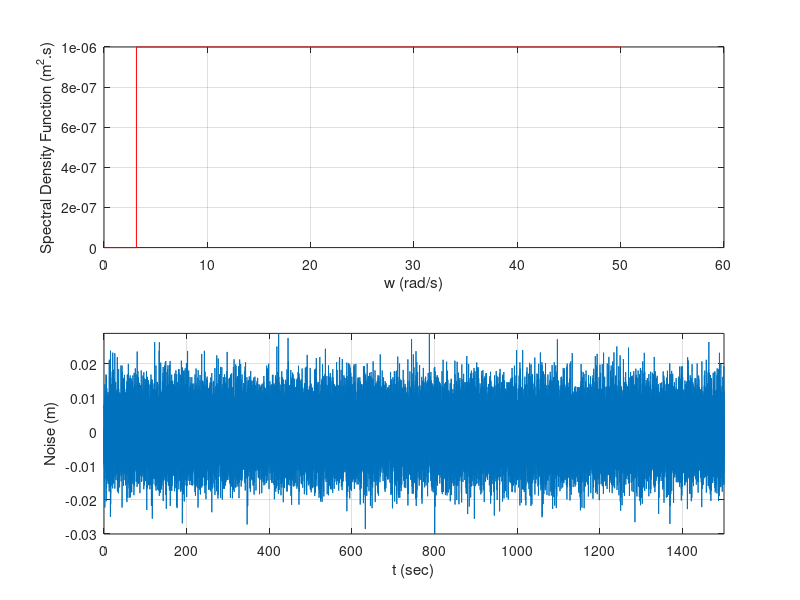

MATLAB code for this plot:
 
clear all;clc;
w=0.01:0.01:50;                         % Wave frequencies

S = zeros(1,numel(w));
for i = 1:314
    S(i) = 0;
end

for i = 314:5000
    S(i) = 1e-6;
end

delta_w = w(2)-w(1);
w = w + delta_w .* rand(1,length(w)); 

t = 0:0.01:1500;                                                 % time vector for a duration of 10000 sec

phi = 2*pi*(rand(1,length(w)));                                % random phase of ith frequency
A = sqrt(2*S.*delta_w);                                         % amplitude of ith frequency

for i = 1:length(t)
    noise(i) = sum(A .* cos(w*t(i) + phi));                     % Wave Elevation
end

noise1 = [t' noise'];

subplot(2,1,1)
plot(w,S,'r');xlabel('w (rad/s)');ylabel('Spectral Density Function (m^2.s)');grid;
subplot(2,1,2)
plot(t,noise);xlabel('t (sec)');ylabel('Noise (m)');grid;
axis([0 t(end) -inf inf]);


function [S,W]=psd_from_fft(z,n,m,time_step)   %  z : discrete time signal,n : length of z, m: hamming variable 

z_frequency = fft(z);
R  = z_frequency.*conj(z_frequency)/n;
fr = (0:n-1)/n*(1/time_step);
P  = 2*R*time_step;
w  = hamming(m) ;                
w  = w/sum(w) ;                  
w  = [w(ceil((m+1)/2):m);zeros(n-m,1);w(1:ceil((m+1)/2)-1)];  
w    = fft(w) ;                    
pavg = fft(P) ;                 
pavg = ifft(w.*pavg) ; 
S = abs(pavg(1:ceil(n/2)));
F = fr(1:ceil(n/2));
S=S/(2*pi);
W=2*pi*F;

end
